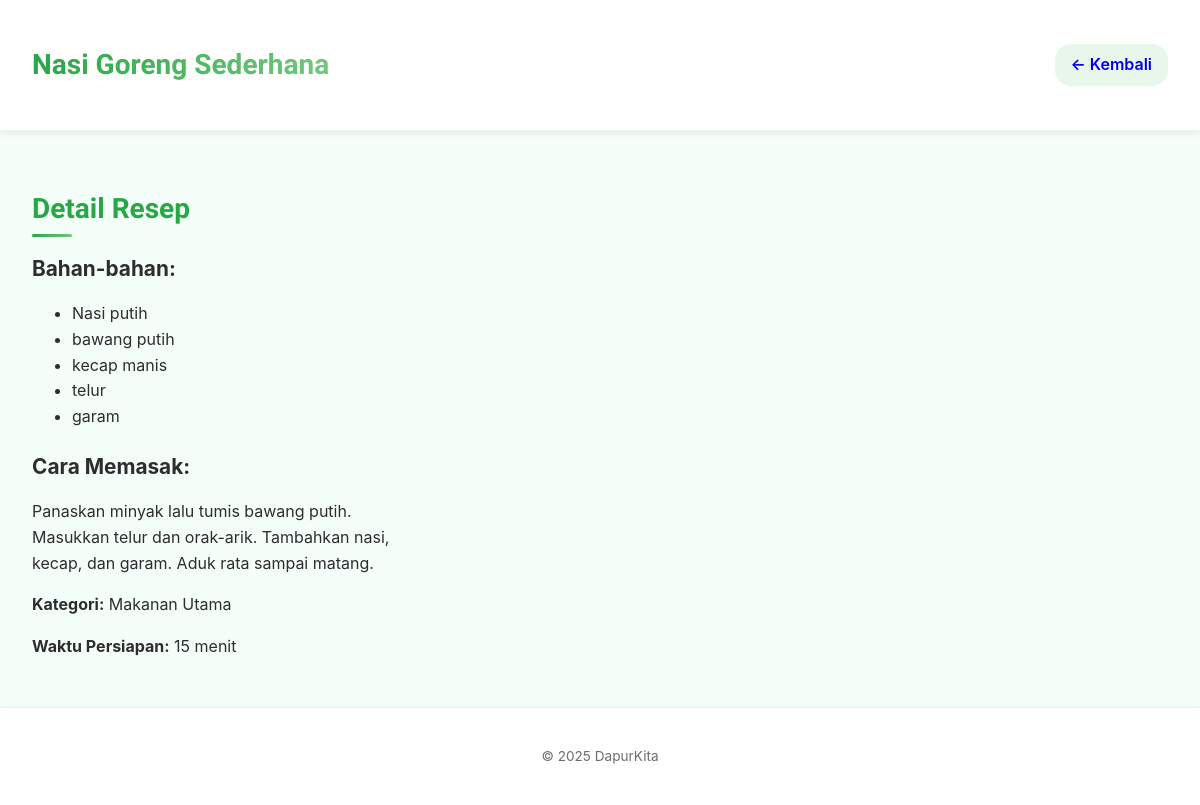
Screenshot of /resep.php?id=1 with the database file from the repository.
### tables this page shows
CREATE TABLE IF NOT EXISTS resep (
    id INT UNSIGNED AUTO_INCREMENT PRIMARY KEY,
    nama_resep VARCHAR(255) NOT NULL,
    bahan TEXT NOT NULL,
    langkah TEXT NOT NULL,
    waktu_persiapkan VARCHAR(100) NOT NULL,
    kategori VARCHAR(100) NOT NULL,
    created_at TIMESTAMP DEFAULT CURRENT_TIMESTAMP,
    updated_at TIMESTAMP DEFAULT CURRENT_TIMESTAMP ON UPDATE CURRENT_TIMESTAMP
);

### resep.php (the view, shortened to what this page needs)
<?php
include 'inc/db.php';
$id = isset($_GET['id']) ? (int) $_GET['id'] : 0;
$stmt = $conn->prepare("SELECT * FROM resep WHERE id = ?");
$stmt->bind_param("i", $id);
$stmt->execute();
$result = $stmt->get_result();
$resep = mysqli_fetch_assoc($result);
?>
<!DOCTYPE html>
<html lang="id">
<head>
  <link rel="stylesheet" href="assets/styles.css">
</head>
<body>
  <header>
    <h1><?= htmlspecialchars($resep['nama_resep']); ?></h1>
    <a href="index.php" class="back-link">← Kembali</a>
  </header>
  <main>
    <section class="recipe-details">
      <div class="info">
        <h2>Detail Resep</h2>
        <h3>Bahan-bahan:</h3>
        <ul>
          <?php
            $arrBahan = explode(',', $resep['bahan']);
            foreach ($arrBahan as $item) {
              echo '<li>' . htmlspecialchars(trim($item)) . '</li>';
            }
          ?>
        </ul>
        <h3>Cara Memasak:</h3>
        <p><?= nl2br(htmlspecialchars($resep['langkah'])); ?></p>
        <p><strong>Kategori:</strong> <?= htmlspecialchars($resep['kategori']); ?></p>
        <p><strong>Waktu Persiapan:</strong> <?= htmlspecialchars($resep['waktu_persiapkan']); ?></p>
      </div>
    </section>
  </main>
  <footer>
    <p>&copy; 2025 DapurKita</p>
  </footer>
</body>
</html>

### assets/styles.css (style rules this page uses)
:root { --color-bg: #f5fff9; --color-primary: #28a745; --color-primary-light: #71c87c; --color-secondary: #e8f6ec; --color-text: #2d2d2d; --color-muted: #6d6d6d; --color-card: #ffffff; --spacing: 1.5rem; --radius: 1rem; --max-width: 1200px; --shadow-sm: 0 2px 8px rgba(0,0,0,0.08); --shadow-md: 0 4px 16px rgba(0,0,0,0.1); --shadow-lg: 0 8px 24px rgba(0,0,0,0.12); --transition: all 0.3s cubic-bezier(0.25, 0.8, 0.25, 1); }
* , *::before, *::after { box-sizing: border-box; }
html { font-size: 16px; scroll-behavior: smooth; }
body { margin: 0; padding: 0; font-family: 'Inter', sans-serif; background: var(--color-bg); color: var(--color-text); line-height: 1.6; min-height: 100vh; }
header, footer { background: var(--color-card); padding: var(--spacing) 2rem; box-shadow: var(--shadow-sm); }
main { max-width: var(--max-width); margin: 2rem auto; padding: 0 2rem; animation: fadeIn 0.6s ease-out; }
header { display: flex; justify-content: space-between; align-items: center; position: sticky; top: 0; z-index: 100; backdrop-filter: blur(8px); border-bottom: 1px solid rgba(40,167,69,0.1); }
header h1 { font-family: 'Cal Sans', sans-serif; font-size: 1.75rem; background: linear-gradient(90deg, var(--color-primary), var(--color-primary-light)); -webkit-background-clip: text; color: transparent; }
.back-link { display: inline-flex; align-items: center; gap: 0.5rem; text-decoration: none; font-weight: 600; padding: 0.5rem 1rem; border-radius: var(--radius); background: var(--color-secondary); transition: var(--transition); }
.recipe-details { display: grid; grid-template-columns: 1fr 2fr; gap: 2rem; align-items: start; margin-bottom: var(--spacing); }
h2 { font-family: 'Cal Sans', sans-serif; font-size: 1.75rem; color: var(--color-primary); margin-bottom: 1rem; position: relative; }
h2::after { content: ''; position: absolute; bottom: -6px; left: 0; width: 40px; height: 3px; background: linear-gradient(90deg, var(--color-primary), var(--color-primary-light)); border-radius: 2px; }
h3 { font-size: 1.3rem; margin-bottom: 0.75rem; }
footer { text-align: center; font-size: 0.85rem; color: var(--color-muted); margin-top: var(--spacing); border-top: 1px solid rgba(0,0,0,0.05); padding-top: var(--spacing); }

### rows the page displays
resep: bahan "Nasi putih", bahan "bawang putih", bahan "kecap manis", bahan "telur", bahan "garam", langkah "Panaskan minyak lalu tumis bawang putih. Masukkan telur dan orak-arik. Tambahkan nasi, kecap, dan garam. Aduk rata sampai matang.", kategori "Makanan Utama", waktu_persiapkan "15 menit"
